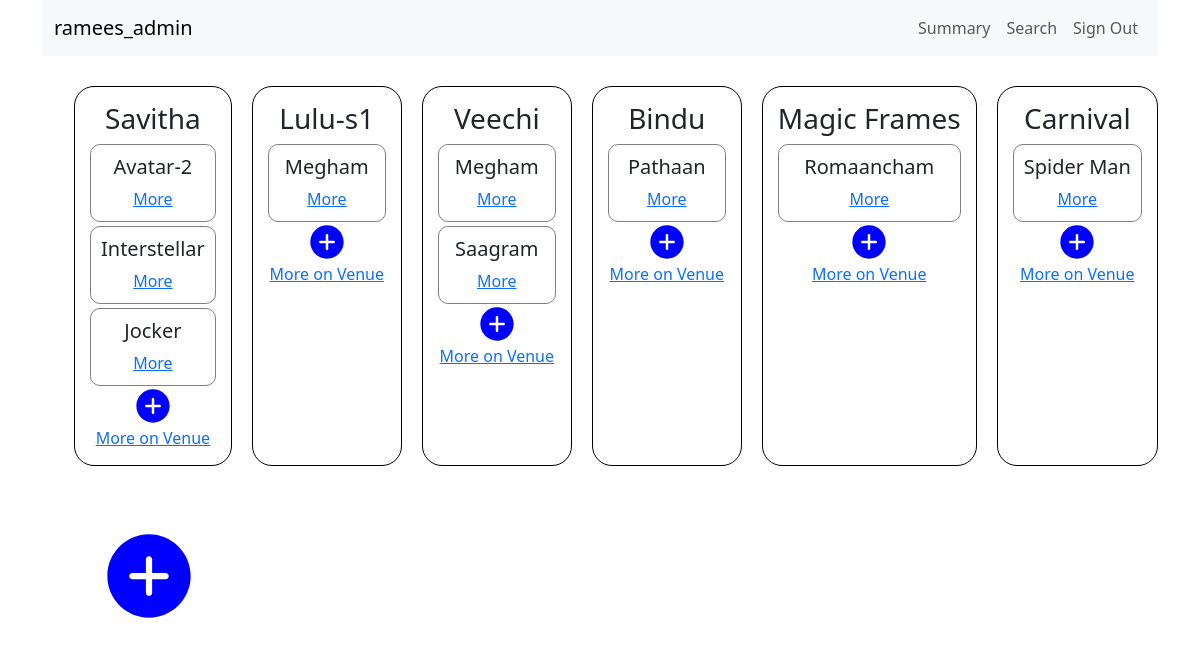
The app's page /admin/home (signed in) with its own data.
### application/model.py (models this page shows, shortened)
class Venue(db.Model):
	__tablename__ = 'venue'
	id = db.Column(db.Integer, autoincrement = True, primary_key = True)
	name = db.Column(db.String, nullable = False)
	place = db.Column(db.String, nullable = False)
	location = db.Column(db.String, nullable = False)
	capacity = db.Column(db.Integer, nullable = False)
	__table_args__ = (db.UniqueConstraint('name', 'location'), )

class Show(db.Model):
	__tablename__ = 'show'
	id = db.Column(db.Integer, autoincrement = True, primary_key = True)
	name = db.Column(db.String, unique = True, nullable = False)

### application/controllers.py (the view)
@app.route("/admin/home", methods =["GET"])
@admin_login_required
def admin_home():
	venues_dict = get_venues_shows()
	return render_template('admin_home.html', user_name = get_user_name(), venues_data = venues_dict)

### application/controller_utils.py (called while the page is built)
def admin_login_required(f):
	@wraps(f)
	def admin_wrapper(*args, **kwargs):
		if not is_authenticated(for_admin = True):
			return redirect(url_for('.logout'))
		return f(*args, **kwargs)
	return admin_wrapper

def is_authenticated(for_admin = False):
	user_id = -1
	if 'user_id' in session:
		user_id = session['user_id']
	type = 0
	if 'user_type' in session:
		type = session['user_type']
	type_matches = False
	if for_admin:
		type_matches = type == 1
	else:
		type_matches = type == 2
	return user_id and user_id > 0 and type_matches

def get_user_name():
	if 'user_name' in session:
		return session['user_name']
	return ''

### application/controllers.py (called while the page is built)
@app.context_processor
def inject_user():
    return dict(user_name = get_user_name())

### application/db_helper.py (called while the page is built)
def get_venues_shows():
	q = db.session.query(Venue, Show).join(Screen, Venue.id == Screen.venue_id , isouter=True).join(Show, Show.id == Screen.show_id, isouter=True)
	result = q.all()
	venues_dict = {}
	for item in result:
		v = item[0]
		if v in venues_dict:
			venues_dict[v].append(item[1])
		else:
			venues_dict[v] = [item[1]]
	return venues_dict

### templates/admin_home.html (shortened to what this page needs)
{% extends "admin_base.html" %}
{% block user_name %}{{user_name}}{% endblock %}
{% block head %}
{{ super() }}
{% endblock %}
{% block content %}
<div>
  <ul id="venues">
   {% for venue in venues_data %}
   <li>
     <div >
       <h3 class ="non-overflow">{{venue.name}}</h3>
       {% for show in venues_data[venue] %}
       {% if  show %}
       <div class="base-card-grey">
        <h5>{{show.name}}</h5>
        <a href="/admin/show_details/{{show.id}}">More</a>
      </div>
      {%  endif %}
      {% endfor %}
      <a href="/admin/add_show/{{venue.id}}">
        <img src="/static/add_circle.svg" alt="add button" class="rounded-circle" width="40" height="40">
      </a>
      <div>
        <a href="/admin/venue/venue_details/{{venue.id}}">More on Venue</a>
      </div>
    </div>
  </li>
  {% endfor %}
  <li>
    <div>
     <a href="/admin/add_venue">
      <img src="/static/add_circle.svg" alt="add button" class="rounded-circle" width="100" height="100" />
    </a>
  </div>
</li>
</ul>
</div>
{% endblock %}

### templates/admin_base.html (shortened to what this page needs)
<!doctype html>
<html lang="en">
<head>
  {% block head %}
  <link href="https://cdn.jsdelivr.net/npm/bootstrap@5.3.0-alpha1/dist/css/bootstrap.min.css" rel="stylesheet">
  <link rel="stylesheet" href="/static/style.css">
  {% endblock %}
</head>
<body>
<div class="container">
  <nav class="navbar navbar-expand-lg navbar-light bg-light">
    <div class="container-fluid">
     <a class="navbar-brand" href="/admin/home">{% block user_name %}{% endblock %}</a>
     <div class="collapse navbar-collapse justify-content-end" id="navbarCollapse">
      {% if show_home_in_nav %}
       <ul class="navbar-nav">
        <li class="nav-item">
          <a class="nav-link" href="/admin/home">Home</a>
        </li>
      </ul>
      {% else %}
       <ul class="navbar-nav">
        <li class="nav-item">
          <a class="nav-link" href="/admin/summary">Summary</a>
        </li>
      </ul>
      {% endif %}
      {% if not hide_search_in_nav %}
      <ul class="navbar-nav">
        <li class="nav-item">
          <a class="nav-link" href="/admin/search">Search</a>
        </li>
      </ul>
      {% endif %}
      <ul class="navbar-nav">
        <li class="nav-item">
          <a class="nav-link" href="/logout">Sign Out</a>
        </li>
      </ul>
    </div>
  </nav>
{% block content %}{% endblock %}
</div>
</body>
</html>

### static/style.css (style rules this page uses)
.base-card-grey { padding: 10px; border:1px solid gray; border-radius:10px; }

### templates/admin_home.html (style rules this page uses)
ul#venues li { display:inline-flex; flex-direction: column; padding: 15px; border-radius: 20px; border:1px solid #000; text-align: center; max-width: 250px; min-width: 150px; min-height: 200px; margin-top: 10px; }
ul#venues { display: flex; flex-wrap: wrap; column-gap:20px; margin-top: 20px; }
ul#venues li:last-child { border:none; justify-content: center; align-items: center; }
.base-card, .base-card-grey { margin-top: 4px; }
.non-overflow { text-overflow: ellipsis; white-space: wrap; overflow: hidden; }

### records on screen
Venue: name "Savitha"
Show: name "Avatar-2"
Show: name "Interstellar"
Show: name "Jocker"
Venue: name "Lulu-s1"
Show: name "Megham"
Venue: name "Veechi"
Show: name "Saagram"
Venue: name "Bindu"
Show: name "Pathaan"
Venue: name "Magic Frames"
Show: name "Romaancham"
Venue: name "Carnival"
Show: name "Spider Man"

### other values on screen
{{ user_name }} "ramees_admin"
